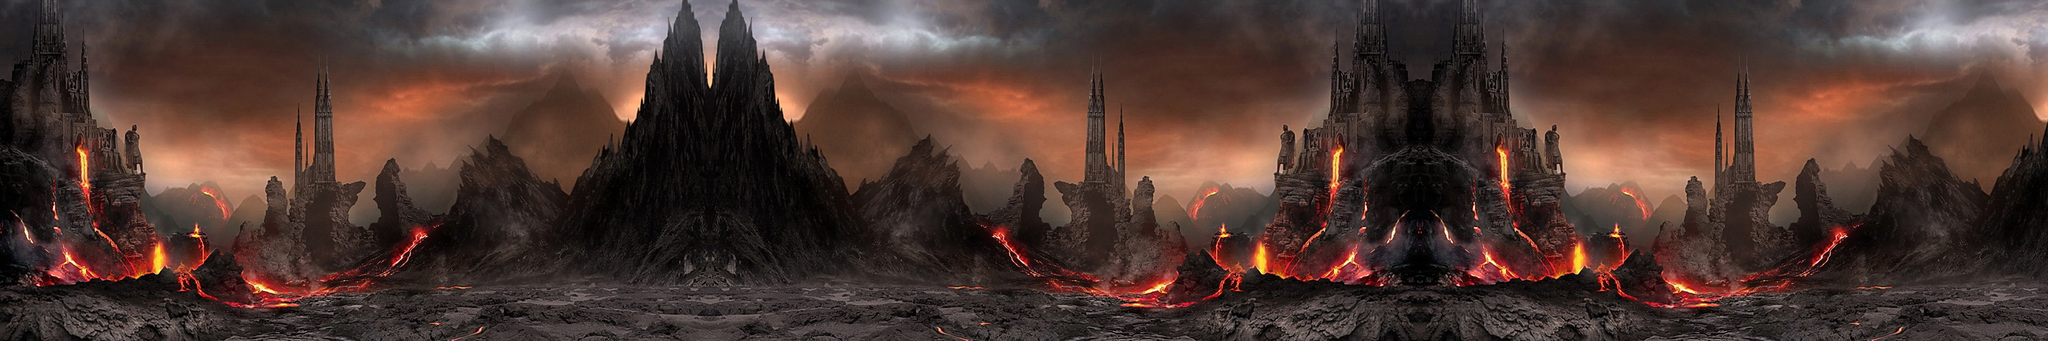

A level layout from a 2D game, rendered from its tile map. Below: a short description, then the map file with tile-grid data replaced by summaries:
An orthogonal 300x50 tile map with 16x16 px tiles, 1 tile layer (background) and 4 objects.

<map version="1.2" tiledversion="1.3.3" orientation="orthogonal" renderorder="right-down" width="300" height="50" tilewidth="16" tileheight="16" infinite="0" nextlayerid="13" nextobjectid="22">
 <tileset firstgid="1" name="lava" tilewidth="16" tileheight="16" tilecount="6825" columns="105">
  <image source="lava.jpg" width="1680" height="1050" />
 </tileset>
 <layer id="12" name="background" width="300" height="50">
  <data>[15000 cells, 15000 non-empty, 5200 distinct tile ids]</data>
 </layer>
 <objectgroup id="4" name="Hercules Ground">
  <object id="18" x="0" y="728" width="4796" height="68" />
  <object id="19" x="0" y="4" width="44" height="788" />
  <object id="20" x="316" y="980" />
  <object id="21" x="4748" y="8" width="52" height="784" />
 </objectgroup>
</map>